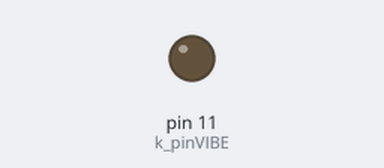
A sketch run on a simulated Arduino Uno, built with avr-gcc and run on an emulated ATmega328P. Parts: output pins drawn as LEDs (lit = HIGH).

Above: at 0.05 s.
At 0.8 s:
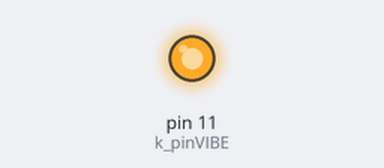
At 1.55 s:
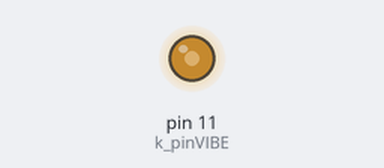
At 3.0 s:
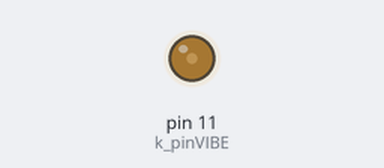
Timing chart, 0 to 5.2 s (numbered marks = the images above):
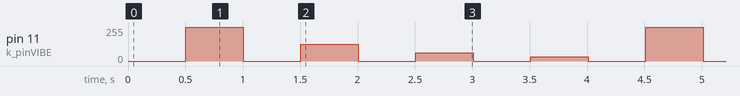

The sketch:

Vibe.ino
```cpp
const uint8_t k_pinVIBE = 11;


unsigned long g_uTimeCurrent = 0;
unsigned long g_uTimePrevious = 0;

bool    g_bVibe = false;
uint8_t g_intensity = 0;

void
setup()
{
    pinMode( k_pinVIBE, OUTPUT );
    g_bVibe = false;
    g_intensity = 255;
}


void
loop()
{
    g_uTimeCurrent = millis();
    if ( 500 < g_uTimeCurrent - g_uTimePrevious )
    {
        g_uTimePrevious = g_uTimeCurrent;

        if ( g_bVibe )
        {
            g_bVibe = false;
            analogWrite( k_pinVIBE, 0 );
        }
        else
        {
            g_bVibe = true;
            analogWrite( k_pinVIBE, g_intensity );
            g_intensity /= 2;
            if ( g_intensity < 16 )
                g_intensity = 255;
        }
    }
}
```

Measured:
- by itself, pin 11 (k_pinVIBE): repeats every 4.0 s: 0/255 0.50 s, 127/255 0.50 s, 0/255 0.50 s, 63/255 0.50 s, 0/255 0.50 s, 31/255 0.50 s, 0/255 0.50 s, 255/255 0.50 s
